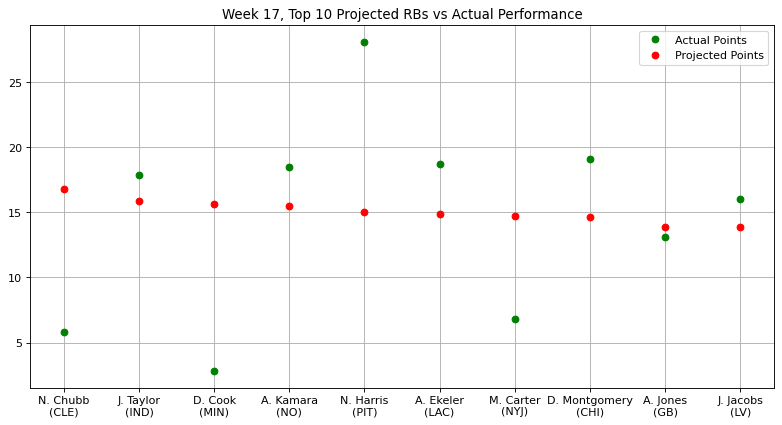

Recreate this plot in Python.
"""
Stats provided by NFL Fantasy
Week 17, Top 10 Projected RBs vs Actual Performance
"""

import matplotlib.pyplot as plt
import numpy as np
from matplotlib.pyplot import figure
figure(figsize=(12, 6), dpi=80)

actual_points = np.array([5.80,17.90,2.80,18.50,28.10,18.70,6.80,19.10,13.10,16.00])
proj_points = np.array([16.76,15.87,15.65,15.52,15.05,14.84,14.71,14.65,13.86,13.85])
players = np.array(["N. Chubb\n(CLE)","J. Taylor\n(IND)","D. Cook\n(MIN)","A. Kamara\n(NO)",
                    "N. Harris\n(PIT)","A. Ekeler\n(LAC)","M. Carter\n(NYJ)","D. Montgomery\n(CHI)",
                    "A. Jones\n(GB)","J. Jacobs\n(LV)"])

plt.plot(players, actual_points, 'o', c = 'g', label = 'Actual Points', ms = 6)
plt.plot(proj_points, 'o', c = 'r', label = 'Projected Points', ms = 6)
plt.title("Week 17, Top 10 Projected RBs vs Actual Performance")
plt.legend()
plt.grid()
plt.show()
